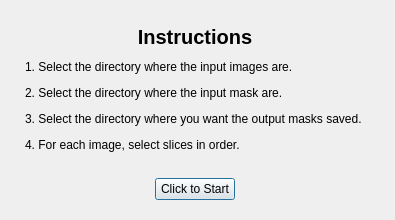
<?xml version="1.0" encoding="UTF-8"?>
<ui version="4.0">
 <class>DialogWelcome</class>
 <widget class="QDialog" name="DialogWelcome">
  <property name="geometry">
   <rect>
    <x>0</x>
    <y>0</y>
    <width>519</width>
    <height>254</height>
   </rect>
  </property>
  <property name="windowTitle">
   <string>Retrospective Photo Registration</string>
  </property>
  <layout class="QVBoxLayout" name="verticalLayout">
   <property name="sizeConstraint">
    <enum>QLayout::SetFixedSize</enum>
   </property>
   <property name="leftMargin">
    <number>25</number>
   </property>
   <property name="topMargin">
    <number>25</number>
   </property>
   <property name="rightMargin">
    <number>30</number>
   </property>
   <property name="bottomMargin">
    <number>20</number>
   </property>
   <item>
    <widget class="QLabel" name="label">
     <property name="font">
      <font>
       <pointsize>15</pointsize>
       <weight>75</weight>
       <bold>true</bold>
      </font>
     </property>
     <property name="text">
      <string>Instructions</string>
     </property>
     <property name="alignment">
      <set>Qt::AlignCenter</set>
     </property>
    </widget>
   </item>
   <item>
    <spacer name="verticalSpacer_2">
     <property name="orientation">
      <enum>Qt::Vertical</enum>
     </property>
     <property name="sizeType">
      <enum>QSizePolicy::Fixed</enum>
     </property>
     <property name="sizeHint" stdset="0">
      <size>
       <width>20</width>
       <height>5</height>
      </size>
     </property>
    </spacer>
   </item>
   <item>
    <widget class="QLabel" name="label_2">
     <property name="text">
      <string>&lt;p&gt;1. Select the directory where the input images are. &lt;/p&gt;&lt;p&gt;2. Select the directory where the input mask are. &lt;/p&gt;&lt;p&gt;3. Select the directory where you want the output masks saved. &lt;/p&gt;&lt;p&gt;4. For each image, select slices in order.&lt;/p&gt;</string>
     </property>
    </widget>
   </item>
   <item>
    <spacer name="verticalSpacer">
     <property name="orientation">
      <enum>Qt::Vertical</enum>
     </property>
     <property name="sizeType">
      <enum>QSizePolicy::Fixed</enum>
     </property>
     <property name="sizeHint" stdset="0">
      <size>
       <width>20</width>
       <height>20</height>
      </size>
     </property>
    </spacer>
   </item>
   <item>
    <layout class="QHBoxLayout" name="horizontalLayout">
     <item>
      <spacer name="horizontalSpacer">
       <property name="orientation">
        <enum>Qt::Horizontal</enum>
       </property>
       <property name="sizeHint" stdset="0">
        <size>
         <width>40</width>
         <height>20</height>
        </size>
       </property>
      </spacer>
     </item>
     <item>
      <widget class="QPushButton" name="pushButton">
       <property name="text">
        <string>Click to Start</string>
       </property>
      </widget>
     </item>
     <item>
      <spacer name="horizontalSpacer_2">
       <property name="orientation">
        <enum>Qt::Horizontal</enum>
       </property>
       <property name="sizeHint" stdset="0">
        <size>
         <width>40</width>
         <height>20</height>
        </size>
       </property>
      </spacer>
     </item>
    </layout>
   </item>
  </layout>
 </widget>
 <resources/>
 <connections>
  <connection>
   <sender>pushButton</sender>
   <signal>clicked()</signal>
   <receiver>DialogWelcome</receiver>
   <slot>accept()</slot>
   <hints>
    <hint type="sourcelabel">
     <x>335</x>
     <y>223</y>
    </hint>
    <hint type="destinationlabel">
     <x>275</x>
     <y>238</y>
    </hint>
   </hints>
  </connection>
 </connections>
</ui>
